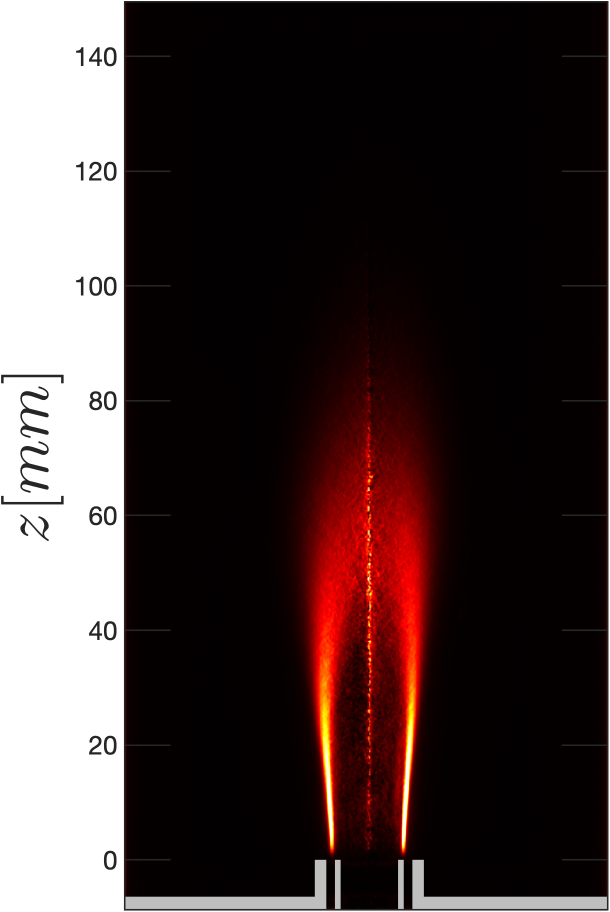
#> input picture original_data/experimental_images/d10D15/P4S87S0.png, 1219 x 1824 px, found by its file name (shown at 1/2 size)
$ jupyter execute --allow-errors Flame_analysis.ipynb
#> lines starting #> are read from the running program, lines starting #| are printed output that depends on the picture; after the words box and inside, x2 and y2 are one past the last pixel; in counts of white or black regions, pixels touching at a corner belong together
[cell 1]
import cv2
import numpy as np
import pandas as pd
import matplotlib.pyplot as plt
import os

[cell 2]
def show(img, cmap=None):
    plt.figure(figsize=(5, 8))
    if cmap:
        plt.imshow(img, cmap=cmap)
    else:
        plt.imshow(cv2.cvtColor(img, cv2.COLOR_BGR2RGB))
    plt.axis("off")
    plt.tight_layout()
    plt.show()

[cell 3]
def FlameLenght(path, plot=False):

#> called with path = '.\\d10D15\\P4S87S0.png', plot = True
    img = cv2.imread(path)
#> img is the input picture: shape (1824, 1219, 3); mean B, G, R 54.4, 55.1, 69.8
    if len(img[0,:,0])==1219 : img_cropped = np.concatenate((img[6:1718,340:715,:], img[6:1718,758:1125,:]),axis=1)
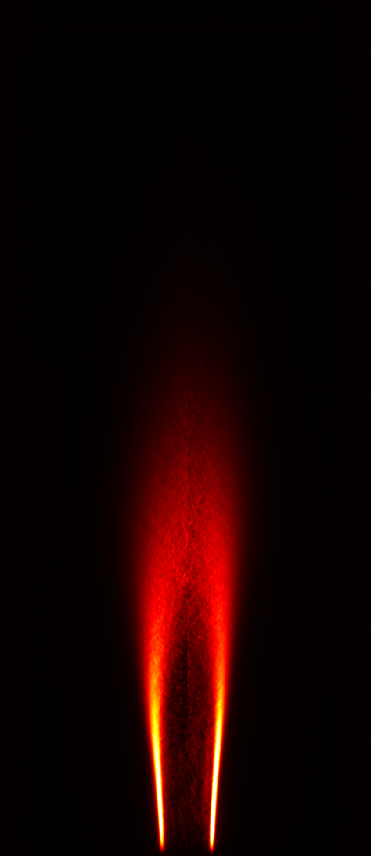
#> img_cropped: shape (1712, 742, 3) (shown at 1/2 size); mean B, G, R 0.5, 1.7, 21.7
    if len(img[0,:,0])==1205 : img_cropped = np.concatenate((img[7:1720,343:700,:], img[7:1720,735:1113,:]),axis=1)

    if plot : show(img)
    if plot : show(img_cropped)

    gray = gray = cv2.cvtColor(img_cropped, cv2.COLOR_BGR2GRAY)
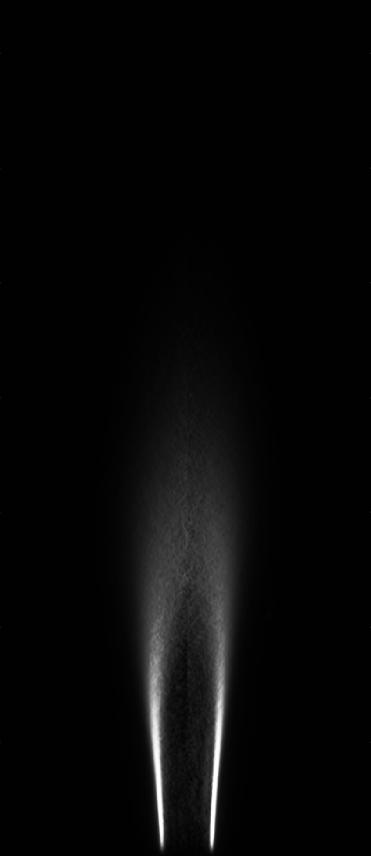
#> gray: shape (1712, 742) (shown at 1/2 size); min 1, max 255, mean 7.6
    gray_blur = cv2.GaussianBlur(gray, (5, 5), 0)


    _, flame_mask = cv2.threshold(
        gray_blur,
        13,          # seuil à ajuster
        255,
        cv2.THRESH_BINARY
    )
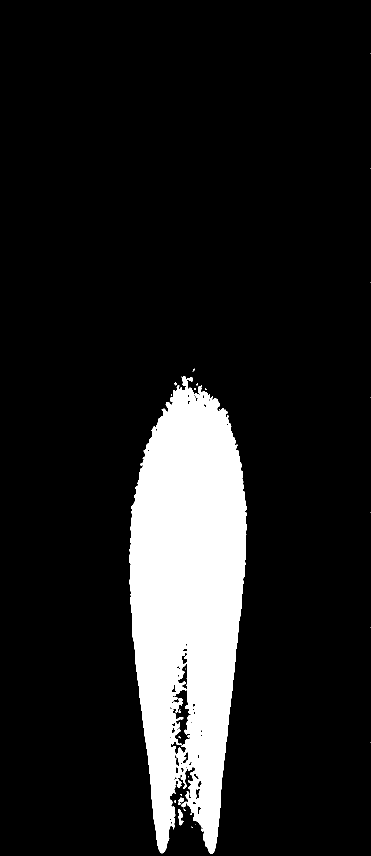
#> flame_mask: shape (1712, 742) (shown at 1/2 size); 12.4% white; 26 white regions (22 under 20 px), largest, box (x1, y1, x2, y2) and area: (258, 752, 494, 1708) 156591, (356, 1618, 367, 1651) 192, (357, 1595, 368, 1610) 93, (357, 1419, 362, 1426) 21

    kernel = np.ones((5, 5), np.uint8)
    mask_open = cv2.morphologyEx(flame_mask, cv2.MORPH_OPEN, kernel)
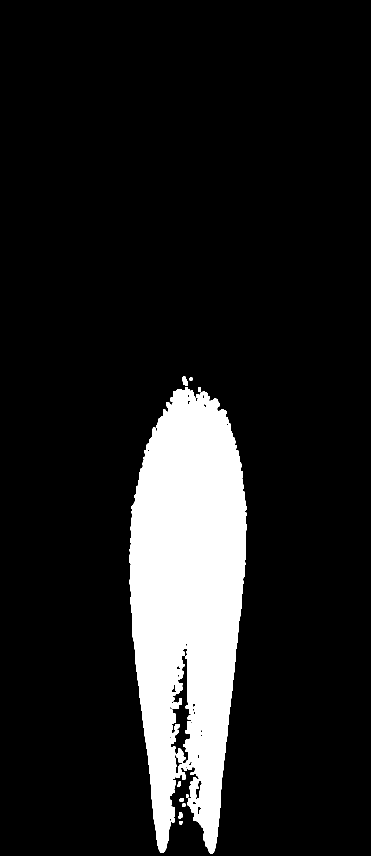
#> mask_open: shape (1712, 742) (shown at 1/2 size); 12.2% white; 11 white regions, largest, box (x1, y1, x2, y2) and area: (258, 774, 494, 1707) 154555, (353, 1497, 371, 1526) 330, (364, 753, 376, 772) 157
    mask_clean = cv2.morphologyEx(mask_open, cv2.MORPH_CLOSE, kernel)
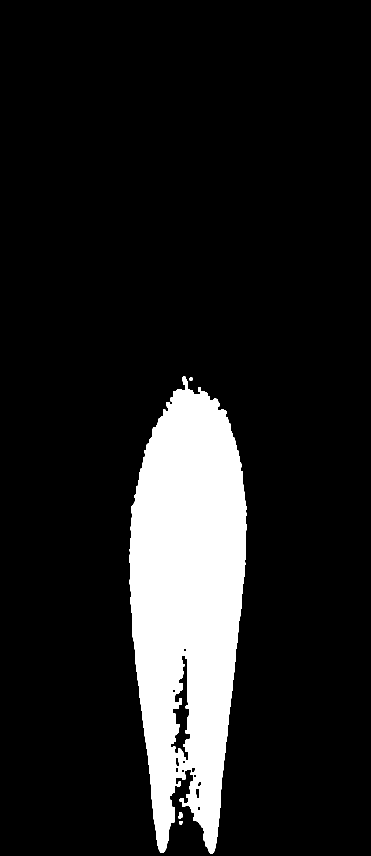
#> mask_clean: shape (1712, 742) (shown at 1/2 size); 12.3% white; 4 white regions, box (x1, y1, x2, y2) and area: (258, 753, 494, 1707) 156490, (357, 1624, 365, 1637) 88, (359, 1642, 365, 1649) 40, (379, 755, 385, 761) 35

    if plot : show(mask_clean, cmap="gray")

    scale_pix2mm = 20/230
    Mask1D = np.sum(mask_clean,axis=1)
#> Mask1D = 1712 values, max 59415 at index 1053, min 0 at index 0, mean 23333.2
    flame_rows = np.where(Mask1D > 0)[0]
#> flame_rows = 954 values from 753 to 1706
    start_row = flame_rows[0]   # ligne où la flamme commence
#> start_row = 753
    end_row = flame_rows[-1]    # ligne où la flamme finit
#> end_row = 1706
    flame_len_pix = end_row - start_row + 1
#> flame_len_pix = 954
    flame_len_mm = flame_len_pix*scale_pix2mm
#> flame_len_mm = 82.96

    img_masked = np.where(mask_clean[:, :, None] == 255, 255, img_cropped)
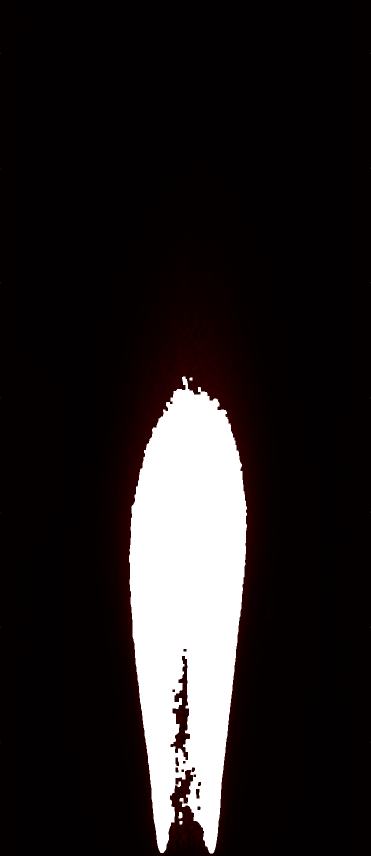
#> img_masked: shape (1712, 742, 3) (shown at 1/2 size); mean B, G, R 31.4, 31.4, 36.4
    if plot: show(img_masked)

    return(flame_len_mm)

FlameLenght(".\d10D15\P4S87S0.png",True)

[cell 4]
## For loop
folder_name = "d10D15"
#> folder_name = 'd10D15'
lenght = {}
#> (the rest of this cell did not finish here and is left out)

#> call 2 of FlameLenght, with path = 'd10D15/P2S0S0.png', plot = False
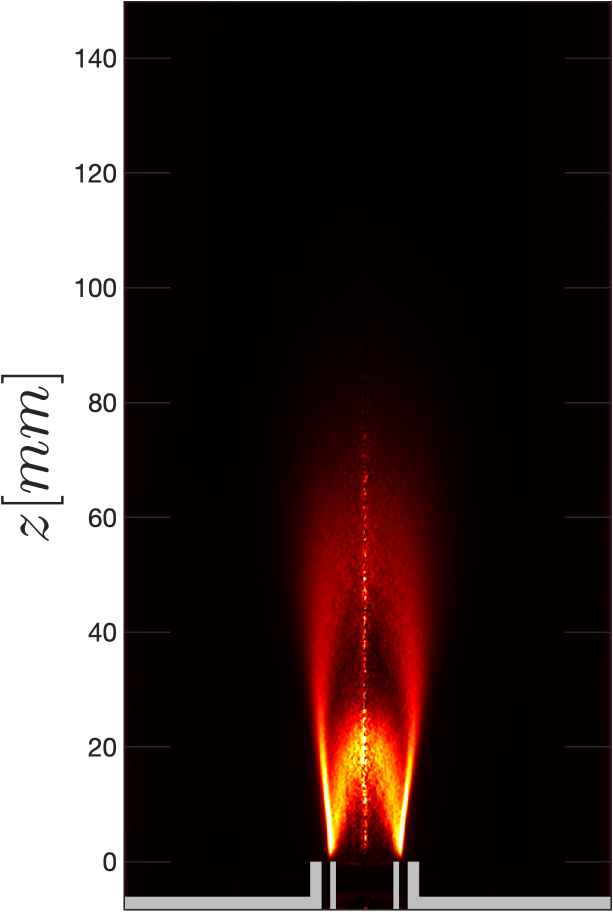
#> input picture original_data/experimental_images/d10D15/P2S0S0.png, 1226 x 1824 px, found by its file name (shown at 1/2 size)
#> in FlameLenght, img is the input picture: shape (1824, 1226, 3); mean B, G, R 53.8, 55.5, 69.6
